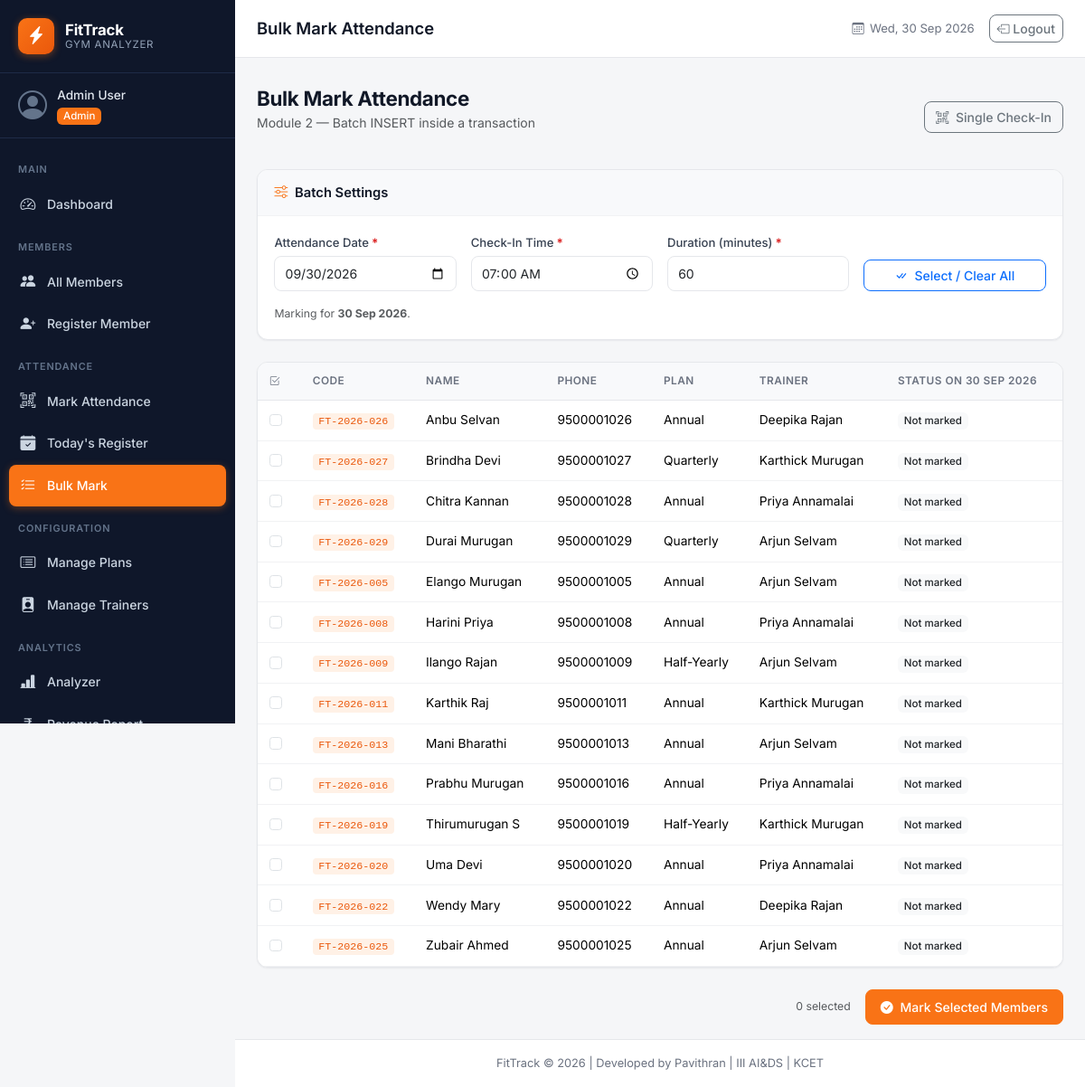
The page /attendance/bulk.php (signed in) on the database its author committed.
### tables this page shows
CREATE TABLE IF NOT EXISTS member (
    member_id         INT            AUTO_INCREMENT PRIMARY KEY,
    member_code       VARCHAR(15)    NOT NULL UNIQUE,
    member_name       VARCHAR(50)    NOT NULL,
    gender            ENUM('Male','Female','Other') NOT NULL,
    dob               DATE           NOT NULL,
    phone             VARCHAR(10)    NOT NULL UNIQUE,
    email             VARCHAR(60)    UNIQUE,
    address           VARCHAR(120),
    emergency_contact VARCHAR(10),
    join_date         DATE           NOT NULL,
    expiry_date       DATE           NOT NULL,
    plan_id           INT            NOT NULL,
    trainer_id        INT            NULL,
    status            ENUM('Active','Expired','Cancelled') DEFAULT 'Active',
    cancel_date       DATE           NULL,
    cancel_reason     VARCHAR(100)   NULL,
    CONSTRAINT fk_member_plan    FOREIGN KEY (plan_id)    REFERENCES plan(plan_id),
    CONSTRAINT fk_member_trainer FOREIGN KEY (trainer_id) REFERENCES trainer(trainer_id) ON DELETE SET NULL
);

CREATE TABLE IF NOT EXISTS plan (
    plan_id          INT            AUTO_INCREMENT PRIMARY KEY,
    plan_name        VARCHAR(30)    NOT NULL UNIQUE,
    duration_months  INT            NOT NULL,
    fee              DECIMAL(10,2)  NOT NULL,
    sessions_per_week INT           DEFAULT 6,
    description      VARCHAR(100)
);

CREATE TABLE IF NOT EXISTS trainer (
    trainer_id       INT            AUTO_INCREMENT PRIMARY KEY,
    trainer_name     VARCHAR(40)    NOT NULL,
    specialization   VARCHAR(30),
    phone            VARCHAR(10),
    shift            VARCHAR(20)
);

### includes/auth.php (called while the page is built, shortened)
<?php
function base_url(string $path = ''): string {
    $script = $_SERVER['SCRIPT_NAME'] ?? '/fittrack/index.php';
    if (preg_match('#^(/fittrack/)#', $script, $m)) {
        $base = $m[1];
    } else {
        $base = '/fittrack/';
    }
    return $base . ltrim($path, '/');
}

### includes/functions.php (called while the page is built, shortened)
<?php
function h(mixed $val): string {
    return htmlspecialchars((string)($val ?? ''), ENT_QUOTES, 'UTF-8');
}
function fmt_date(?string $date): string {
    return date('d M Y', strtotime($date));
}

### attendance/bulk.php (the view, shortened to what this page needs)
<?php
require_once __DIR__ . '/../includes/auth.php';
require_once __DIR__ . '/../includes/functions.php';
$pdo        = get_db();
$page_title = 'Bulk Mark Attendance';
$mark_date = $_POST['att_date'] ?? $_GET['date'] ?? date('Y-m-d');
$stmt = $pdo->prepare(
    "SELECT m.member_id, m.member_code, m.member_name, m.phone,
            p.plan_name, t.trainer_name,
            a.att_id
     FROM member m
     JOIN plan p   ON p.plan_id = m.plan_id
     LEFT JOIN trainer t ON t.trainer_id = m.trainer_id
     LEFT JOIN attendance a ON a.member_id = m.member_id AND a.att_date = :d
     WHERE m.status = 'Active'
     ORDER BY m.member_name"
);
$stmt->execute([':d' => $mark_date]);
$members = $stmt->fetchAll();
include __DIR__ . '/../includes/header.php';
?>
<div class="container-fluid px-4 py-3">
    <div class="d-flex justify-content-between align-items-center mb-4">
        <div>
            <h2 class="section-heading">Bulk Mark Attendance</h2>
            <p class="text-muted">Module 2 — Batch INSERT inside a transaction</p>
        </div>
        <a href="<?= base_url('attendance/mark.php') ?>" class="btn btn-outline-secondary">
            <i class="bi bi-qr-code-scan me-1"></i> Single Check-In
        </a>
    </div>
    <form method="POST" action="bulk.php" id="bulkForm">
        <div class="form-card mb-4">
            <div class="form-card-header"><i class="bi bi-sliders me-2 text-accent"></i>Batch Settings</div>
            <div class="form-card-body">
                <div class="row g-3 align-items-end">
                    <div class="col-md-3">
                        <label class="form-label required-field">Attendance Date</label>
                        <input type="date" class="form-control" name="att_date" value="<?= h($mark_date) ?>"
                               max="<?= date('Y-m-d') ?>" onchange="document.getElementById('dateReload').click()">
                    </div>
                    <div class="col-md-3">
                        <label class="form-label required-field">Check-In Time</label>
                        <input type="time" class="form-control" name="check_in" value="07:00" required>
                    </div>
                    <div class="col-md-3">
                        <label class="form-label required-field">Duration (minutes)</label>
                        <input type="number" class="form-control" name="duration_min" value="60" min="1" max="480" required>
                    </div>
                    <div class="col-md-3">
                        <button type="button" class="btn btn-outline-primary w-100" id="selectAllBtn">
                            <i class="bi bi-check-all me-1"></i> Select / Clear All
                        </button>
                    </div>
                </div>
                <p class="text-muted small mb-0 mt-3">
                    Marking for <strong><?= fmt_date($mark_date) ?></strong>.
                </p>
            </div>
        </div>
        <div class="table-card mb-4">
            <?php if (empty($members)): ?>
                <div class="empty-state py-5">
                    <i class="bi bi-people fs-1 text-muted"></i>
                    <h5 class="mt-3">No active members to mark</h5>
                </div>
            <?php else: ?>
                <div class="table-responsive">
                    <table class="table table-hover align-middle mb-0">
                        <thead class="table-head">
                            <tr>
                                <th style="width:48px;"><i class="bi bi-check2-square"></i></th>
                                <th>Code</th><th>Name</th><th>Phone</th>
                                <th>Plan</th><th>Trainer</th><th>Status on <?= fmt_date($mark_date) ?></th>
                            </tr>
                        </thead>
                        <tbody>
                        <?php foreach ($members as $m): ?>
                            <?php $already = $m['att_id'] !== null; ?>
                            <tr class="<?= $already ? 'table-light text-muted' : '' ?>">
                                <td>
                                    <input class="form-check-input bulk-check" type="checkbox"
                                           name="member_ids[]" value="<?= $m['member_id'] ?>"
                                           <?= $already ? 'disabled' : '' ?>
                                           aria-label="Mark <?= h($m['member_name']) ?>">
                                </td>
                                <td><code><?= h($m['member_code']) ?></code></td>
                                <td><?= h($m['member_name']) ?></td>
                                <td><?= h($m['phone']) ?></td>
                                <td><?= h($m['plan_name']) ?></td>
                                <td><?= h($m['trainer_name'] ?? '—') ?></td>
                                <td>
                                    <?php if ($already): ?>
                                        <span class="badge bg-success">Already marked</span>
                                    <?php else: ?>
                                        <span class="badge bg-light text-dark">Not marked</span>
                                    <?php endif; ?>
                                </td>
                            </tr>
                        <?php endforeach; ?>
                        </tbody>
                    </table>
                </div>
            <?php endif; ?>
        </div>
        <div class="d-flex justify-content-end gap-2">
            <span class="align-self-center text-muted small me-2" id="selCount">0 selected</span>
            <button type="submit" class="btn btn-accent btn-lg">
                <i class="bi bi-check-circle-fill me-1"></i> Mark Selected Members
            </button>
        </div>
    </form>
</div>
<?php include __DIR__ . '/../includes/footer.php'; ?>

### includes/header.php (shortened to what this page needs)
<?php
require_once __DIR__ . '/../includes/auth.php';
require_once __DIR__ . '/../includes/functions.php';
$page_title = $page_title ?? 'FitTrack';
$current_script = basename($_SERVER['SCRIPT_NAME']);
$current_dir    = basename(dirname($_SERVER['SCRIPT_NAME']));
function nav_active(string $dir = '', string $file = ''): string {
    global $current_script, $current_dir;
    if ($file) {
        return ($current_script === $file) ? 'active' : '';
    }
    return '';
}
?>
<!DOCTYPE html>
<html lang="en">
<head>
    <link rel="stylesheet" href="https://cdn.jsdelivr.net/npm/bootstrap@5.3.3/dist/css/bootstrap.min.css">
    <link rel="stylesheet" href="https://cdn.jsdelivr.net/npm/bootstrap-icons@1.11.3/font/bootstrap-icons.min.css">
    <link rel="stylesheet" href="<?= base_url('assets/css/style.css') ?>">
</head>
<body>
<nav class="sidebar" id="sidebar">
    <div class="sidebar-brand">
        <div class="brand-logo">
            <i class="bi bi-lightning-charge-fill"></i>
        </div>
        <div class="brand-text">
            <span class="brand-name">FitTrack</span>
            <span class="brand-sub">Gym Analyzer</span>
        </div>
    </div>
    <div class="sidebar-user">
        <div class="user-avatar">
            <i class="bi bi-person-circle"></i>
        </div>
        <div class="user-info">
            <span class="user-name"><?= h($_SESSION['full_name'] ?? 'User') ?></span>
            <span class="user-role badge bg-accent"><?= h(ucfirst($_SESSION['role'] ?? '')) ?></span>
        </div>
    </div>
    <ul class="sidebar-nav">
        <li class="nav-section-label">Main</li>
        <li class="nav-item <?= nav_active('', 'index.php') ?>">
            <a href="<?= base_url('index.php') ?>" class="nav-link">
                <i class="bi bi-speedometer2"></i>
                <span>Dashboard</span>
            </a>
        </li>
        <li class="nav-section-label">Members</li>
        <li class="nav-item <?= ($current_dir === 'members' && $current_script === 'list.php') ? 'active' : '' ?>">
            <a href="<?= base_url('members/list.php') ?>" class="nav-link">
                <i class="bi bi-people-fill"></i>
                <span>All Members</span>
            </a>
        </li>
        <li class="nav-item <?= ($current_dir === 'members' && $current_script === 'register.php') ? 'active' : '' ?>">
            <a href="<?= base_url('members/register.php') ?>" class="nav-link">
                <i class="bi bi-person-plus-fill"></i>
                <span>Register Member</span>
            </a>
        </li>
        <li class="nav-section-label">Attendance</li>
        <li class="nav-item <?= ($current_dir === 'attendance' && $current_script === 'mark.php') ? 'active' : '' ?>">
            <a href="<?= base_url('attendance/mark.php') ?>" class="nav-link">
                <i class="bi bi-qr-code-scan"></i>
                <span>Mark Attendance</span>
            </a>
        </li>
        <li class="nav-item <?= ($current_dir === 'attendance' && $current_script === 'today.php') ? 'active' : '' ?>">
            <a href="<?= base_url('attendance/today.php') ?>" class="nav-link">
                <i class="bi bi-calendar-check-fill"></i>
                <span>Today's Register</span>
            </a>
        </li>
        <li class="nav-item <?= ($current_dir === 'attendance' && $current_script === 'bulk.php') ? 'active' : '' ?>">
            <a href="<?= base_url('attendance/bulk.php') ?>" class="nav-link">
                <i class="bi bi-list-check"></i>
                <span>Bulk Mark</span>
            </a>
        </li>
        <li class="nav-section-label">Configuration</li>
        <li class="nav-item <?= ($current_dir === 'plans') ? 'active' : '' ?>">
            <a href="<?= base_url('plans/manage.php') ?>" class="nav-link">
                <i class="bi bi-card-list"></i>
                <span>Manage Plans</span>
            </a>
        </li>
        <li class="nav-item <?= ($current_dir === 'trainers') ? 'active' : '' ?>">
            <a href="<?= base_url('trainers/manage.php') ?>" class="nav-link">
                <i class="bi bi-person-badge-fill"></i>
                <span>Manage Trainers</span>
            </a>
        </li>
        <li class="nav-section-label">Analytics</li>
        <li class="nav-item <?= ($current_dir === 'reports' && $current_script === 'analyzer.php') ? 'active' : '' ?>">
            <a href="<?= base_url('reports/analyzer.php') ?>" class="nav-link">
                <i class="bi bi-bar-chart-line-fill"></i>
                <span>Analyzer</span>
            </a>
        </li>
        <li class="nav-item <?= ($current_dir === 'reports' && $current_script === 'revenue.php') ? 'active' : '' ?>">
            <a href="<?= base_url('reports/revenue.php') ?>" class="nav-link">
                <i class="bi bi-currency-rupee"></i>
                <span>Revenue Report</span>
            </a>
        </li>
    </ul>
</nav>
<div class="main-wrapper">
    <header class="topbar">
        <div class="topbar-title">
            <h1 class="page-heading"><?= h($page_title) ?></h1>
        </div>
        <div class="topbar-right">
            <span class="topbar-date">
                <i class="bi bi-calendar3"></i>
                <?= date('D, d M Y') ?>
            </span>
            <a href="<?= base_url('logout.php') ?>" class="btn btn-sm btn-outline-secondary ms-3">
                <i class="bi bi-box-arrow-left"></i> Logout
            </a>
        </div>
    </header>
    <div class="flash-container px-4 pt-3">
    </div>
    <main class="content-area">

### includes/footer.php (shortened to what this page needs)
    </main>
    <footer class="site-footer">
        <p>FitTrack &copy; 2026 | Developed by Pavithran | III AI&amp;DS | KCET</p>
    </footer>
</div>
</body>
</html>

### rows shown on the page
member: member_code "FT-2026-026", member_name "Anbu Selvan", phone "9500001026", plan.plan_name "Annual", trainer.trainer_name "Deepika Rajan"
member: member_code "FT-2026-027", member_name "Brindha Devi", phone "9500001027", plan.plan_name "Quarterly", trainer.trainer_name "Karthick Murugan"
member: member_code "FT-2026-028", member_name "Chitra Kannan", phone "9500001028", plan.plan_name "Annual", trainer.trainer_name "Priya Annamalai"
member: member_code "FT-2026-029", member_name "Durai Murugan", phone "9500001029", plan.plan_name "Quarterly", trainer.trainer_name "Arjun Selvam"
member: member_code "FT-2026-005", member_name "Elango Murugan", phone "9500001005", plan.plan_name "Annual", trainer.trainer_name "Arjun Selvam"
member: member_code "FT-2026-008", member_name "Harini Priya", phone "9500001008", plan.plan_name "Annual", trainer.trainer_name "Priya Annamalai"
member: member_code "FT-2026-009", member_name "Ilango Rajan", phone "9500001009", plan.plan_name "Half-Yearly", trainer.trainer_name "Arjun Selvam"
member: member_code "FT-2026-011", member_name "Karthik Raj", phone "9500001011", plan.plan_name "Annual", trainer.trainer_name "Karthick Murugan"
member: member_code "FT-2026-013", member_name "Mani Bharathi", phone "9500001013", plan.plan_name "Annual", trainer.trainer_name "Arjun Selvam"
member: member_code "FT-2026-016", member_name "Prabhu Murugan", phone "9500001016", plan.plan_name "Annual", trainer.trainer_name "Priya Annamalai"
member: member_code "FT-2026-019", member_name "Thirumurugan S", phone "9500001019", plan.plan_name "Half-Yearly", trainer.trainer_name "Karthick Murugan"
member: member_code "FT-2026-020", member_name "Uma Devi", phone "9500001020", plan.plan_name "Annual", trainer.trainer_name "Priya Annamalai"
member: member_code "FT-2026-022", member_name "Wendy Mary", phone "9500001022", plan.plan_name "Annual", trainer.trainer_name "Deepika Rajan"
member: member_code "FT-2026-025", member_name "Zubair Ahmed", phone "9500001025", plan.plan_name "Annual", trainer.trainer_name "Arjun Selvam"

### other values the page prints
$_SESSION['full_name'] "Admin User"
$_SESSION['role'] "Admin"
$page_title "Bulk Mark Attendance"
